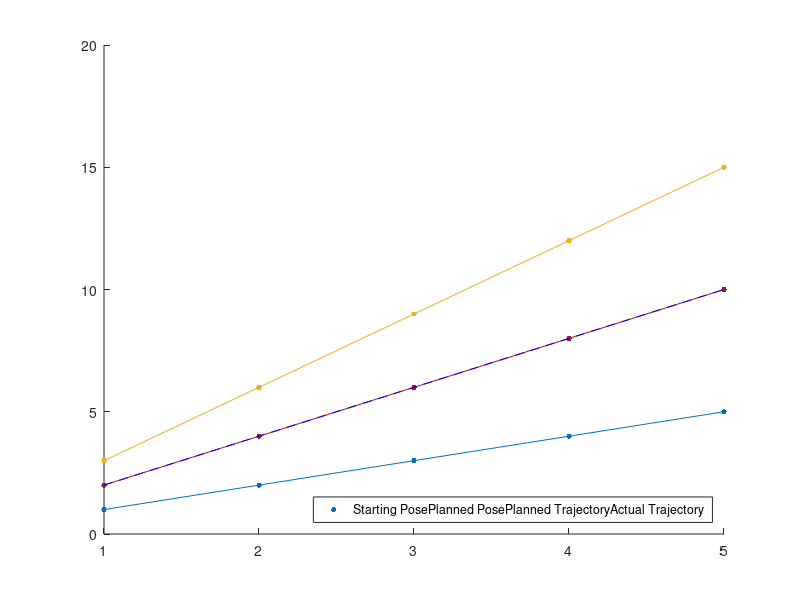

Source code (MATLAB):
clc; clear; close all;
%% Control Plot
xPos = 20;
yPos = 10;
theta = pi/2;

x = [1,2,3,4,5];
y = [1,2,3,4,5];
z = [2,4,6,8,10];
y1 = [1,2,3,4,5];
z1 = [2,4,6,8,10];
hold on
plot(x, y,'.', 'MarkerSize',12,'Color',[0 0.4470 0.7410],'DisplayName','\omega_{L} [rad/s]')
hold on
plot(x,z,'.', 'MarkerSize',12,'Color',[0.6350 0.0780 0.1840],'DisplayName','\omega_{L} [rad/s]')
legend('Location','Southeast')

hold off
%% State Plot
x = [1,2,3,4,5];
y = [1,2,3,4,5];
z = [2,4,6,8,10];
d = [3,6,9,12,15];
y1 = [1,2,3,4,5];
z1 = [2,4,6,8,10];
d1 = [3,6,9,12,15];  

hold on
plot(x,y1,'-','Color',[0 0.4470 0.7410],'DisplayName','Actual x [m]')
hold on
plot(x,z1,'-','Color',[0.6350 0.0780 0.1840],'DisplayName','Actual y [m]')
hold on
plot(x,d1,'-','Color',[0.9290 0.6940 0.1250],'DisplayName','Actual \theta [rad]')
hold on
plot(x, y,'.', 'MarkerSize',12,'Color',[0 0.4470 0.7410],'DisplayName','Planned x [m]')
hold on
plot(x,z,'.', 'MarkerSize',12,'Color',[0.6350 0.0780 0.1840],'DisplayName','Planned y [m]')
hold on
plot(x,d,'.','MarkerSize',12,'Color',[0.9290 0.6940 0.1250],'DisplayName','Planned \theta [rad]')
legend('Location','Southeast')

%% Trajectory Plot
fill(x,y, 'r')
hold on
fill(x,z,'g')
hold on
plot(x,z1,'b--')
hold on
fill(x,d,'b')

legend(["Starting Pose","Planned Pose","Planned Trajectory","Actual Trajectory"])